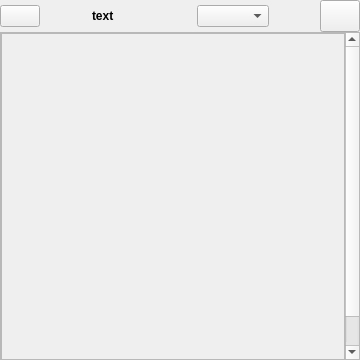
<?xml version="1.0" encoding="UTF-8"?>
<ui version="4.0">
 <class>top_widget</class>
 <widget class="QWidget" name="top_widget">
  <property name="enabled">
   <bool>true</bool>
  </property>
  <property name="geometry">
   <rect>
    <x>0</x>
    <y>0</y>
    <width>360</width>
    <height>360</height>
   </rect>
  </property>
  <property name="sizePolicy">
   <sizepolicy hsizetype="Preferred" vsizetype="Expanding">
    <horstretch>0</horstretch>
    <verstretch>0</verstretch>
   </sizepolicy>
  </property>
  <property name="maximumSize">
   <size>
    <width>16777215</width>
    <height>16777215</height>
   </size>
  </property>
  <property name="windowTitle">
   <string>Form</string>
  </property>
  <layout class="QVBoxLayout" name="verticalLayout">
   <property name="spacing">
    <number>0</number>
   </property>
   <property name="leftMargin">
    <number>0</number>
   </property>
   <property name="topMargin">
    <number>0</number>
   </property>
   <property name="rightMargin">
    <number>0</number>
   </property>
   <property name="bottomMargin">
    <number>0</number>
   </property>
   <item>
    <widget class="QWidget" name="top_horizontal_widget" native="true">
     <property name="sizePolicy">
      <sizepolicy hsizetype="Expanding" vsizetype="Preferred">
       <horstretch>0</horstretch>
       <verstretch>0</verstretch>
      </sizepolicy>
     </property>
     <property name="minimumSize">
      <size>
       <width>180</width>
       <height>32</height>
      </size>
     </property>
     <property name="maximumSize">
      <size>
       <width>16777215</width>
       <height>16777215</height>
      </size>
     </property>
     <layout class="QHBoxLayout" name="top_layout">
      <property name="leftMargin">
       <number>0</number>
      </property>
      <property name="topMargin">
       <number>0</number>
      </property>
      <property name="rightMargin">
       <number>0</number>
      </property>
      <property name="bottomMargin">
       <number>0</number>
      </property>
      <item alignment="Qt::AlignLeft">
       <widget class="QPushButton" name="expand_collapse_button">
        <property name="text">
         <string/>
        </property>
       </widget>
      </item>
      <item alignment="Qt::AlignLeft">
       <widget class="QLabel" name="label_param_name">
        <property name="sizePolicy">
         <sizepolicy hsizetype="Expanding" vsizetype="Fixed">
          <horstretch>0</horstretch>
          <verstretch>0</verstretch>
         </sizepolicy>
        </property>
        <property name="minimumSize">
         <size>
          <width>0</width>
          <height>32</height>
         </size>
        </property>
        <property name="maximumSize">
         <size>
          <width>16777215</width>
          <height>32</height>
         </size>
        </property>
        <property name="font">
         <font>
          <bold>true</bold>
         </font>
        </property>
        <property name="text">
         <string>text</string>
        </property>
       </widget>
      </item>
      <item alignment="Qt::AlignRight">
       <widget class="QComboBox" name="type_comboBox">
        <property name="sizePolicy">
         <sizepolicy hsizetype="Expanding" vsizetype="Fixed">
          <horstretch>0</horstretch>
          <verstretch>0</verstretch>
         </sizepolicy>
        </property>
        <property name="minimumSize">
         <size>
          <width>0</width>
          <height>0</height>
         </size>
        </property>
        <property name="maximumSize">
         <size>
          <width>16777215</width>
          <height>16777215</height>
         </size>
        </property>
       </widget>
      </item>
      <item alignment="Qt::AlignRight">
       <widget class="QPushButton" name="remove_btn">
        <property name="sizePolicy">
         <sizepolicy hsizetype="Minimum" vsizetype="Minimum">
          <horstretch>0</horstretch>
          <verstretch>0</verstretch>
         </sizepolicy>
        </property>
        <property name="minimumSize">
         <size>
          <width>0</width>
          <height>0</height>
         </size>
        </property>
        <property name="maximumSize">
         <size>
          <width>16777215</width>
          <height>16777215</height>
         </size>
        </property>
        <property name="text">
         <string/>
        </property>
       </widget>
      </item>
     </layout>
    </widget>
   </item>
   <item>
    <widget class="QWidget" name="list_widget" native="true">
     <property name="sizePolicy">
      <sizepolicy hsizetype="Preferred" vsizetype="Expanding">
       <horstretch>0</horstretch>
       <verstretch>0</verstretch>
      </sizepolicy>
     </property>
     <layout class="QVBoxLayout" name="verticalLayout_2">
      <property name="spacing">
       <number>6</number>
      </property>
      <property name="leftMargin">
       <number>0</number>
      </property>
      <property name="topMargin">
       <number>0</number>
      </property>
      <property name="rightMargin">
       <number>0</number>
      </property>
      <property name="bottomMargin">
       <number>0</number>
      </property>
      <item>
       <widget class="QScrollArea" name="scroll_area">
        <property name="widgetResizable">
         <bool>true</bool>
        </property>
        <widget class="QWidget" name="list_content_widget">
         <property name="geometry">
          <rect>
           <x>0</x>
           <y>0</y>
           <width>344</width>
           <height>360</height>
          </rect>
         </property>
         <property name="sizePolicy">
          <sizepolicy hsizetype="Preferred" vsizetype="Expanding">
           <horstretch>0</horstretch>
           <verstretch>0</verstretch>
          </sizepolicy>
         </property>
         <layout class="QVBoxLayout" name="inputLayout">
          <property name="spacing">
           <number>0</number>
          </property>
          <property name="leftMargin">
           <number>0</number>
          </property>
          <property name="topMargin">
           <number>0</number>
          </property>
          <property name="rightMargin">
           <number>0</number>
          </property>
          <property name="bottomMargin">
           <number>0</number>
          </property>
          <item>
           <widget class="QFrame" name="list_content_frame_widget">
            <property name="minimumSize">
             <size>
              <width>0</width>
              <height>360</height>
             </size>
            </property>
            <property name="frameShape">
             <enum>QFrame::StyledPanel</enum>
            </property>
            <property name="frameShadow">
             <enum>QFrame::Raised</enum>
            </property>
            <layout class="QVBoxLayout" name="verticalLayout_3">
             <item>
              <spacer name="verticalSpacer">
               <property name="orientation">
                <enum>Qt::Vertical</enum>
               </property>
               <property name="sizeHint" stdset="0">
                <size>
                 <width>20</width>
                 <height>273</height>
                </size>
               </property>
              </spacer>
             </item>
             <item alignment="Qt::AlignHCenter">
              <widget class="QPushButton" name="add_to_list_button">
               <property name="sizePolicy">
                <sizepolicy hsizetype="Minimum" vsizetype="Fixed">
                 <horstretch>0</horstretch>
                 <verstretch>0</verstretch>
                </sizepolicy>
               </property>
               <property name="text">
                <string>Add</string>
               </property>
              </widget>
             </item>
            </layout>
           </widget>
          </item>
         </layout>
        </widget>
       </widget>
      </item>
     </layout>
    </widget>
   </item>
  </layout>
 </widget>
 <resources/>
 <connections/>
</ui>
